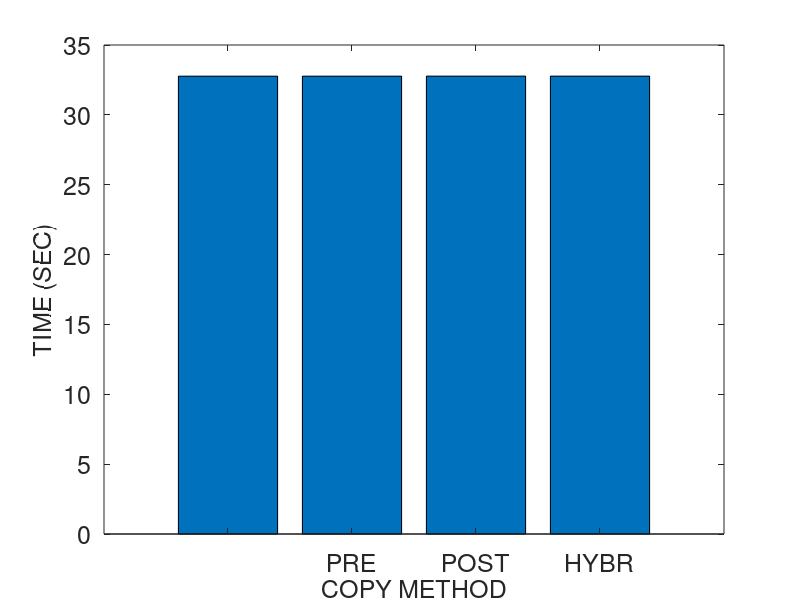
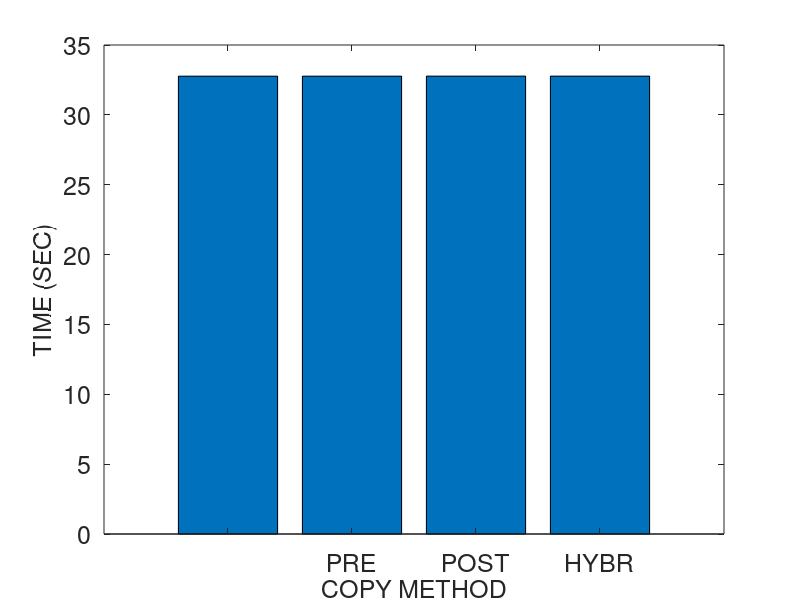
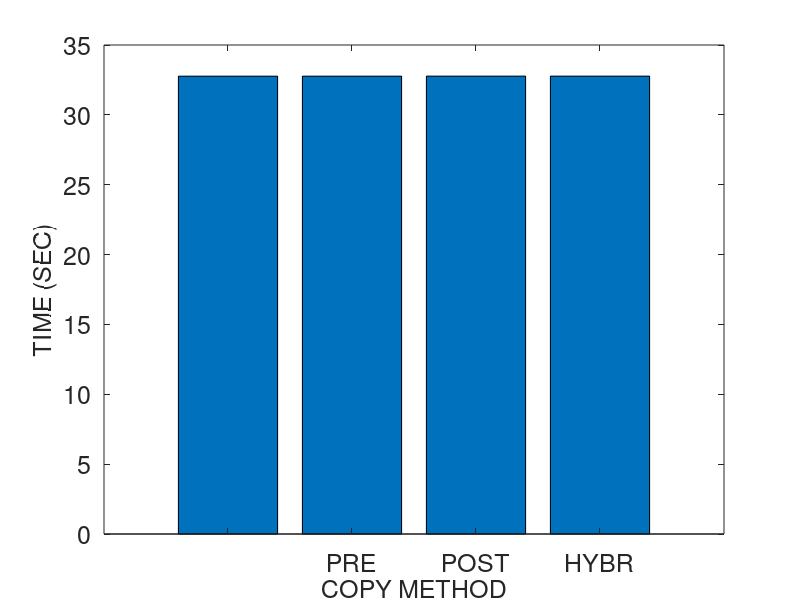
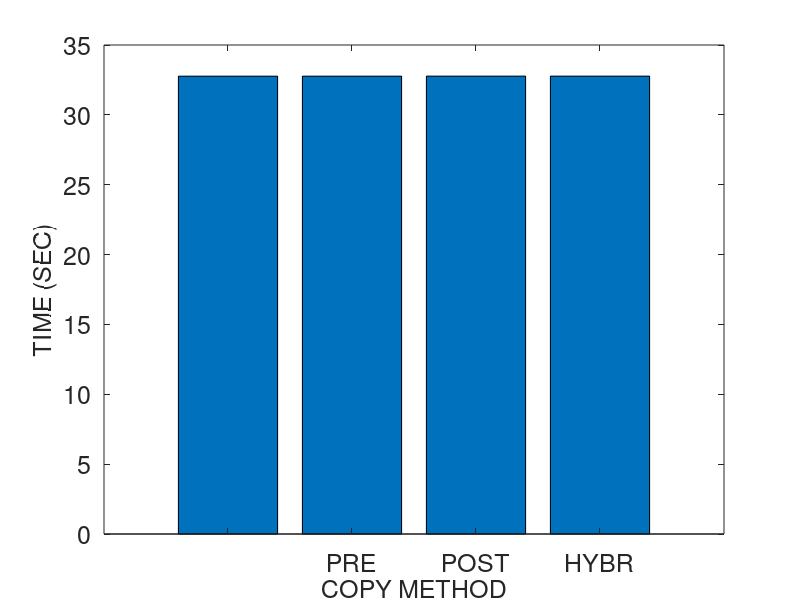

Write MATLAB code to recreate these figures, in order.
% basic hybrid copy migration
% memory size in MB
r = 4096
r *= 1024 % convert to KB

% page dirty rate in percent (%): against to total memory pages
readrate = 100
prefix = strcat ("M4G_R", num2str(readrate))
readrate /= 100

dirtyrate = 0 
prefix = strcat (prefix, "_W", num2str(dirtyrate))
dirtyrate /= 100

run = 1

pagesize = 4 % in KB
numpages = r / pagesize

% delta compression rate
comp = 0.5 

% amount of CPU and device states in KB 
scinfo = 100

% working set size in number of pages
wss = numpages * 0.25

% 0: zero, 1: read, 2: dirtied, 3: inactive data
mem = zeros(1, numpages);

% prediction accuracy 0 through 1
acc = 1
%acc = 0

run = 1

prefix = strcat (prefix, "_acc", num2str(acc), "_r", num2str(run))

% bandwidth in gbps
b = 1000 
b = b * 1024/8 % convert to KB

fontsize = 18
%fontsize = 20

totaltime = 0;
downtime = 0;
totaldata = 0;

A = zeros(4, 3);

%%%%%%%%%%%%%%%%%%%%%%%%%%%%%%
% precopy migration
%%%%%%%%%%%%%%%%%%%%%%%%%%%%%%
fprintf('\n')
disp('==================== Precopy migration ====================')
% iterations
present = numpages * pagesize
iter = 0
while present > 50 && iter < 29 && totaldata < 4*r
	pretime = present / b
	totaltime += pretime
	totaldata += present
	present = numpages * pagesize * dirtyrate 
	%dirts = wss * dirtyrate
	iter += 1
end

% stop-and-copy phase
% stop conditions: 29 iterations, 50 pages, 4 memory size sent
scsent = scinfo + present * pagesize
downtime = scsent / b
totaltime += downtime
totaldata += scsent

% network fault rate
NFR = 0

A (1, 1) = totaltime;
A (1, 2) = downtime;
A (1, 3) = totaldata;

%%%%%%%%%%%%%%%%%%%%%%%%%%%%%%
% postcopy migration
%%%%%%%%%%%%%%%%%%%%%%%%%%%%%%
fprintf('\n')
disp('===================== Postcopy migration ======================')
totaltime = 0;
downtime = 0;
totaldata = 0;

% stop-and-copy phase
scsent = scinfo
downtime = scsent / b
totaltime += downtime
totaldata += scsent

% prepaging (bubbling) and on-demand paging
postsent = r
posttime = postsent/b
totaltime += posttime
totaldata += postsent
% network fault rate
NFR = 0.2

A (2, 1) = totaltime;
A (2, 2) = downtime;
A (2, 3) = totaldata;

%%%%%%%%%%%%%%%%%%%%%%%%%%%%%%
% hybrid copy migration
%%%%%%%%%%%%%%%%%%%%%%%%%%%%%%
fprintf('\n')
disp('==================== Hybrid copy migration ====================')
totaltime = 0;
downtime = 0;
totaldata = 0;

% precopy phase: single iteration
present = r
pretime = present / b
totaltime += pretime
totaldata += present

% stop-and-copy phase
bitmapsize = 500 % KB
scsent = scinfo + bitmapsize
downtime = scsent / b
totaltime += downtime
totaldata += scsent

% postcopy phase: prepaging (bubbling) and on-demand paging
%dirts = wss * dirtyrate
dirts = numpages * dirtyrate
postsent = dirts * pagesize
posttime = postsent/b
totaltime += posttime
totaldata += postsent
% network fault rate
NFR = 0.2

A (3, 1) = totaltime;
A (3, 2) = downtime;
A (3, 3) = totaldata;

%%%%%%%%%%%%%%%%%%%%%%%%%%%%%%
% proactive hybrid copy migration
%%%%%%%%%%%%%%%%%%%%%%%%%%%%%%
%disp(char(10))
fprintf('\n')
disp('=============== Proactive hybrid copy migration ================')
totaltime = 0;
downtime = 0;
totaldata = 0;

% precopy phase
% LRU, PFR

% scan the dirtied pages
% for dirtied pages
% 	mark dirtied (1)
% 	mem(random (1, wss * 0.1))	
randperm(int64(wss * 0.1));
% for read pages
% 	mark read (2)
% 	mem (random (wss * 0.1, wss * 0.2))

% for pages
% 	predict read/write

% send the pages most likely to be read and least likely to be dirtied
% do not send the pages most likely to be dirtied
% construct queue with the order of p1/p2
%reads = numpages * 0.4 
% total read rate = wss * read_rate = 0.25 * 0.16 = 0.04 (4%)
%read_rate = 0.16
%read_rate = 0.04 % 4% of total memory
% total write rate = wss * write_rate = 0.25 * 0.16 = 0.04 (4%)
%write_rate = 0.16
%write_rate = 0.04 % 4% of total memory
% simple case: readonly pages (RO) - zero dirtied pages 
%RO = 0.3
pred_pages = numpages * readrate * acc

% LRU
% for LRU queue
% 	mark sent
%	insert the pages into cache and perform delta compression

present = pred_pages * pagesize
pretime = present/b
totaltime += pretime
totaldata += present

% stop-and-copy phase
% send the CPU and device states
bitmapsize = 500 % KB
scsent = scinfo + bitmapsize
downtime = scsent/b
totaltime += downtime
totaldata += scsent

% postcopy phase
postsent = (numpages - pred_pages) * pagesize

% exclude the predicted dirtied pages 
pred_dirts = numpages * dirtyrate * acc
postsent = (numpages - pred_pages - pred_dirts) * pagesize
posttime = postsent/b
totaltime += posttime
totaldata += postsent

% network fault rate
NFR = 0.2

A (4, 1) = totaltime;
A (4, 2) = downtime;
A (4, 3) = totaldata

%%%%%%%%%%%%%%%%%%%%%%%%%%%%%%%%%%%%%%%%%%%%%%%%%%%%%%%
%                     plotting
% precopy
% postcopy
% hybrid
% pro-hybrid
%%%%%%%%%%%%%%%%%%%%%%%%%%%%%%%%%%%%%%%%%%%%%%%%%%%%%%%

%prefix = "M4G_R14W14_acc100_r1"
%prefix = strcat ("M4G_R", readrate, "W", dirtyrate, "acc", acc, "r", run)
%prefix = strcat (prefix, "W")
%prefix = strcat (prefix, dirtyrate)

dlmwrite (prefix, A, ' ')

%%%%%%%%%%%%%%%%%%%% total time %%%%%%%%%%%%%%%%%%%%%%
figure;
output = strcat(prefix, ".tt");
%output = prefix
x = ['PRECOPY', 'POSTCOPY', 'HYBRID', 'PRO-HYBRID'];
x = {'', 'PRE', 'POST', 'HYBR', 'PROH', ''};
x = {'', 'PRE', 'POST', 'HYBR', 'PROH'};
%x = 1:1:length(A);
%plot(x, A(:,2)/1000000, x, A(:,3)/1000000, '-.*');
%plot(A(:,2));

%xtics = 1:4:16
%bar(xtics, A(:,1))
bar(A(:,1))
set(gca, 'XTickLabel', x, 'FontSize', fontsize)
xlabel('COPY METHOD', 'FontSize', fontsize);
ylabel('TIME (SEC)', 'FontSize', fontsize);
%legend('PRECOPY', 'POSTCOPY', 'HYBRID', 'PRO-HYBRID');
%bar(x, A(:,1))

saveas (1, strcat(output, ".png"));
saveas (1, strcat(output, ".eps"));
saveas (1, strcat(output, ".emf"));

%%%%%%%%%%%%%%%%%%%% downtime %%%%%%%%%%%%%%%%%%%%%%
figure;
output = strcat(prefix, ".dt");

bar(A(:,2))
set(gca, 'XTickLabel', x, 'FontSize', fontsize)
xlabel('COPY METHOD', 'FontSize', fontsize);
ylabel('TIME (SEC)', 'FontSize', fontsize);

saveas (1, strcat(output, ".png"));
saveas (1, strcat(output, ".eps"));
saveas (1, strcat(output, ".emf"));

%%%%%%%%%%%%%%%%%%%% total data %%%%%%%%%%%%%%%%%%%%%%
figure;
output = strcat(prefix, ".td");

bar(A(:,3))
set(gca, 'XTickLabel', x, 'FontSize', fontsize)
xlabel('COPY METHOD', 'FontSize', fontsize);
ylabel('SIZE (KB)', 'FontSize', fontsize);

saveas (1, strcat(output, ".png"));
saveas (1, strcat(output, ".eps"));
saveas (1, strcat(output, ".emf"));
